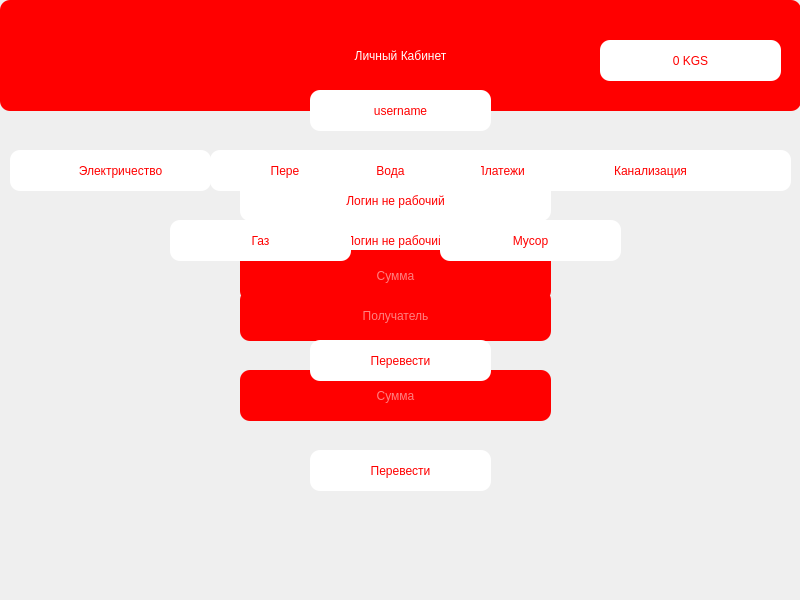
<?xml version="1.0" encoding="UTF-8"?>
<ui version="4.0">
 <class>Form</class>
 <widget class="QWidget" name="Form">
  <property name="geometry">
   <rect>
    <x>0</x>
    <y>0</y>
    <width>800</width>
    <height>600</height>
   </rect>
  </property>
  <property name="windowTitle">
   <string>Личный Кабинет</string>
  </property>
  <widget class="QLabel" name="label">
   <property name="geometry">
    <rect>
     <x>0</x>
     <y>0</y>
     <width>801</width>
     <height>111</height>
    </rect>
   </property>
   <property name="styleSheet">
    <string notr="true">font: 63 26pt &quot;Yu Gothic UI Semibold&quot;;
color:white;
background-color:red;
border-radius:10px

</string>
   </property>
   <property name="text">
    <string>Личный Кабинет</string>
   </property>
   <property name="alignment">
    <set>Qt::AlignCenter</set>
   </property>
  </widget>
  <widget class="QPushButton" name="make">
   <property name="geometry">
    <rect>
     <x>10</x>
     <y>150</y>
     <width>181</width>
     <height>41</height>
    </rect>
   </property>
   <property name="styleSheet">
    <string notr="true">font: 63 13pt &quot;Yu Gothic UI Semibold&quot;;
color:red;
background-color:white;
border-radius:10px
</string>
   </property>
   <property name="text">
    <string>Make money</string>
   </property>
  </widget>
  <widget class="QPushButton" name="transfer">
   <property name="geometry">
    <rect>
     <x>210</x>
     <y>150</y>
     <width>181</width>
     <height>41</height>
    </rect>
   </property>
   <property name="styleSheet">
    <string notr="true">font: 63 13pt &quot;Yu Gothic UI Semibold&quot;;
color:red;
background-color:white;
border-radius:10px
</string>
   </property>
   <property name="text">
    <string>Перевести</string>
   </property>
  </widget>
  <widget class="QPushButton" name="payment">
   <property name="geometry">
    <rect>
     <x>410</x>
     <y>150</y>
     <width>181</width>
     <height>41</height>
    </rect>
   </property>
   <property name="styleSheet">
    <string notr="true">font: 63 13pt &quot;Yu Gothic UI Semibold&quot;;
color:red;
background-color:white;
border-radius:10px
</string>
   </property>
   <property name="text">
    <string>Платежи</string>
   </property>
  </widget>
  <widget class="QLabel" name="balance">
   <property name="geometry">
    <rect>
     <x>600</x>
     <y>40</y>
     <width>181</width>
     <height>41</height>
    </rect>
   </property>
   <property name="styleSheet">
    <string notr="true">font: 63 13pt &quot;Yu Gothic UI Semibold&quot;;
color:red;
background-color:white;
border-radius:10px
</string>
   </property>
   <property name="text">
    <string>0 KGS</string>
   </property>
   <property name="alignment">
    <set>Qt::AlignCenter</set>
   </property>
  </widget>
  <widget class="QPushButton" name="history">
   <property name="geometry">
    <rect>
     <x>610</x>
     <y>150</y>
     <width>181</width>
     <height>41</height>
    </rect>
   </property>
   <property name="styleSheet">
    <string notr="true">font: 63 13pt &quot;Yu Gothic UI Semibold&quot;;
color:red;
background-color:white;
border-radius:10px
</string>
   </property>
   <property name="text">
    <string>История</string>
   </property>
  </widget>
  <widget class="QLabel" name="username">
   <property name="geometry">
    <rect>
     <x>310</x>
     <y>90</y>
     <width>181</width>
     <height>41</height>
    </rect>
   </property>
   <property name="styleSheet">
    <string notr="true">font: 63 13pt &quot;Yu Gothic UI Semibold&quot;;
color:red;
background-color:white;
border-radius:10px
</string>
   </property>
   <property name="text">
    <string>username</string>
   </property>
   <property name="alignment">
    <set>Qt::AlignCenter</set>
   </property>
  </widget>
  <widget class="QLineEdit" name="input_login">
   <property name="geometry">
    <rect>
     <x>240</x>
     <y>290</y>
     <width>311</width>
     <height>51</height>
    </rect>
   </property>
   <property name="styleSheet">
    <string notr="true">font: 63 16pt &quot;Yu Gothic UI Semibold&quot;;
color:white;
background-color:red;
border-radius:10px
</string>
   </property>
   <property name="alignment">
    <set>Qt::AlignCenter</set>
   </property>
   <property name="placeholderText">
    <string>Получатель</string>
   </property>
   <property name="clearButtonEnabled">
    <bool>false</bool>
   </property>
  </widget>
  <widget class="QLineEdit" name="amount">
   <property name="geometry">
    <rect>
     <x>240</x>
     <y>370</y>
     <width>311</width>
     <height>51</height>
    </rect>
   </property>
   <property name="styleSheet">
    <string notr="true">font: 63 16pt &quot;Yu Gothic UI Semibold&quot;;
color:white;
background-color:red;
border-radius:10px
</string>
   </property>
   <property name="alignment">
    <set>Qt::AlignCenter</set>
   </property>
   <property name="placeholderText">
    <string>Сумма</string>
   </property>
   <property name="clearButtonEnabled">
    <bool>false</bool>
   </property>
  </widget>
  <widget class="QPushButton" name="send">
   <property name="geometry">
    <rect>
     <x>310</x>
     <y>450</y>
     <width>181</width>
     <height>41</height>
    </rect>
   </property>
   <property name="styleSheet">
    <string notr="true">font: 63 13pt &quot;Yu Gothic UI Semibold&quot;;
color:red;
background-color:white;
border-radius:10px
</string>
   </property>
   <property name="text">
    <string>Перевести</string>
   </property>
  </widget>
  <widget class="QLabel" name="result">
   <property name="geometry">
    <rect>
     <x>240</x>
     <y>220</y>
     <width>311</width>
     <height>41</height>
    </rect>
   </property>
   <property name="styleSheet">
    <string notr="true">font: 63 13pt &quot;Yu Gothic UI Semibold&quot;;
color:red;
background-color:white;
border-radius:10px
</string>
   </property>
   <property name="text">
    <string>Логин не рабочий</string>
   </property>
   <property name="alignment">
    <set>Qt::AlignCenter</set>
   </property>
  </widget>
  <widget class="QLabel" name="result_2">
   <property name="geometry">
    <rect>
     <x>240</x>
     <y>180</y>
     <width>311</width>
     <height>41</height>
    </rect>
   </property>
   <property name="styleSheet">
    <string notr="true">font: 63 13pt &quot;Yu Gothic UI Semibold&quot;;
color:red;
background-color:white;
border-radius:10px
</string>
   </property>
   <property name="text">
    <string>Логин не рабочий</string>
   </property>
   <property name="alignment">
    <set>Qt::AlignCenter</set>
   </property>
  </widget>
  <widget class="QPushButton" name="send_2">
   <property name="geometry">
    <rect>
     <x>310</x>
     <y>340</y>
     <width>181</width>
     <height>41</height>
    </rect>
   </property>
   <property name="styleSheet">
    <string notr="true">font: 63 13pt &quot;Yu Gothic UI Semibold&quot;;
color:red;
background-color:white;
border-radius:10px
</string>
   </property>
   <property name="text">
    <string>Перевести</string>
   </property>
  </widget>
  <widget class="QLineEdit" name="amount_2">
   <property name="geometry">
    <rect>
     <x>240</x>
     <y>250</y>
     <width>311</width>
     <height>51</height>
    </rect>
   </property>
   <property name="styleSheet">
    <string notr="true">font: 63 16pt &quot;Yu Gothic UI Semibold&quot;;
color:white;
background-color:red;
border-radius:10px
</string>
   </property>
   <property name="alignment">
    <set>Qt::AlignCenter</set>
   </property>
   <property name="placeholderText">
    <string>Сумма</string>
   </property>
   <property name="clearButtonEnabled">
    <bool>false</bool>
   </property>
  </widget>
  <widget class="QPushButton" name="electricity">
   <property name="geometry">
    <rect>
     <x>30</x>
     <y>150</y>
     <width>181</width>
     <height>41</height>
    </rect>
   </property>
   <property name="styleSheet">
    <string notr="true">font: 63 13pt &quot;Yu Gothic UI Semibold&quot;;
color:red;
background-color:white;
border-radius:10px
</string>
   </property>
   <property name="text">
    <string>Электричество</string>
   </property>
  </widget>
  <widget class="QPushButton" name="garbage">
   <property name="geometry">
    <rect>
     <x>440</x>
     <y>220</y>
     <width>181</width>
     <height>41</height>
    </rect>
   </property>
   <property name="styleSheet">
    <string notr="true">font: 63 13pt &quot;Yu Gothic UI Semibold&quot;;
color:red;
background-color:white;
border-radius:10px
</string>
   </property>
   <property name="text">
    <string>Мусор</string>
   </property>
  </widget>
  <widget class="QPushButton" name="sewer">
   <property name="geometry">
    <rect>
     <x>560</x>
     <y>150</y>
     <width>181</width>
     <height>41</height>
    </rect>
   </property>
   <property name="styleSheet">
    <string notr="true">font: 63 13pt &quot;Yu Gothic UI Semibold&quot;;
color:red;
background-color:white;
border-radius:10px
</string>
   </property>
   <property name="text">
    <string>Канализация</string>
   </property>
  </widget>
  <widget class="QPushButton" name="gas">
   <property name="geometry">
    <rect>
     <x>170</x>
     <y>220</y>
     <width>181</width>
     <height>41</height>
    </rect>
   </property>
   <property name="styleSheet">
    <string notr="true">font: 63 13pt &quot;Yu Gothic UI Semibold&quot;;
color:red;
background-color:white;
border-radius:10px
</string>
   </property>
   <property name="text">
    <string>Газ</string>
   </property>
  </widget>
  <widget class="QPushButton" name="water">
   <property name="geometry">
    <rect>
     <x>300</x>
     <y>150</y>
     <width>181</width>
     <height>41</height>
    </rect>
   </property>
   <property name="styleSheet">
    <string notr="true">font: 63 13pt &quot;Yu Gothic UI Semibold&quot;;
color:red;
background-color:white;
border-radius:10px
</string>
   </property>
   <property name="text">
    <string>Вода</string>
   </property>
  </widget>
 </widget>
 <resources/>
 <connections/>
</ui>
